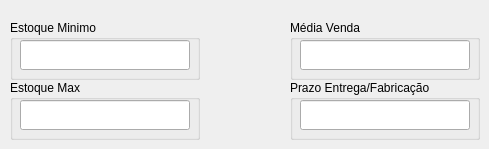
   <widget class="QWidget" name="TabPlanner">
    <attribute name="title">
     <string>Planejamento</string>
    </attribute>
    <widget class="QGroupBox" name="GBoxProductStockMax">
     <property name="geometry">
      <rect>
       <x>10</x>
       <y>80</y>
       <width>190</width>
       <height>60</height>
      </rect>
     </property>
     <property name="title">
      <string>Estoque Max</string>
     </property>
     <widget class="QLineEdit" name="LEditProductStockMax">
      <property name="geometry">
       <rect>
        <x>10</x>
        <y>20</y>
        <width>170</width>
        <height>30</height>
       </rect>
      </property>
      <property name="toolTip">
       <string>Informar o  Estoque Maximo Permitido do Produto...</string>
      </property>
      <property name="alignment">
       <set>Qt::AlignCenter</set>
      </property>
     </widget>
    </widget>
    <widget class="QGroupBox" name="GBoxProductTimOfDelivery">
     <property name="geometry">
      <rect>
       <x>290</x>
       <y>80</y>
       <width>190</width>
       <height>60</height>
      </rect>
     </property>
     <property name="title">
      <string>Prazo Entrega/Fabricação</string>
     </property>
     <widget class="QLineEdit" name="LEditProductTimeOfDelivery">
      <property name="geometry">
       <rect>
        <x>10</x>
        <y>20</y>
        <width>170</width>
        <height>30</height>
       </rect>
      </property>
      <property name="toolTip">
       <string>Informar o Prazo de Entrega ou de Fabricação do Produto...</string>
      </property>
      <property name="alignment">
       <set>Qt::AlignCenter</set>
      </property>
     </widget>
    </widget>
    <widget class="QGroupBox" name="GBoxProductStockMin">
     <property name="geometry">
      <rect>
       <x>10</x>
       <y>20</y>
       <width>190</width>
       <height>60</height>
      </rect>
     </property>
     <property name="title">
      <string>Estoque Minimo</string>
     </property>
     <widget class="QLineEdit" name="LEditProductStockMin">
      <property name="geometry">
       <rect>
        <x>10</x>
        <y>20</y>
        <width>170</width>
        <height>30</height>
       </rect>
      </property>
      <property name="toolTip">
       <string>Informar o estoque minimo permitido do Produto...</string>
      </property>
      <property name="alignment">
       <set>Qt::AlignCenter</set>
      </property>
     </widget>
    </widget>
    <widget class="QGroupBox" name="GBoxProductAverageDaily">
     <property name="geometry">
      <rect>
       <x>290</x>
       <y>20</y>
       <width>190</width>
       <height>60</height>
      </rect>
     </property>
     <property name="title">
      <string>Média Venda</string>
     </property>
     <widget class="QLineEdit" name="LEditProductAverageDaily">
      <property name="geometry">
       <rect>
        <x>10</x>
        <y>20</y>
        <width>170</width>
        <height>30</height>
       </rect>
      </property>
      <property name="toolTip">
       <string>Exibe a Media de Venda do Produto Semanal...</string>
      </property>
      <property name="alignment">
       <set>Qt::AlignCenter</set>
      </property>
     </widget>
    </widget>
   </widget>
